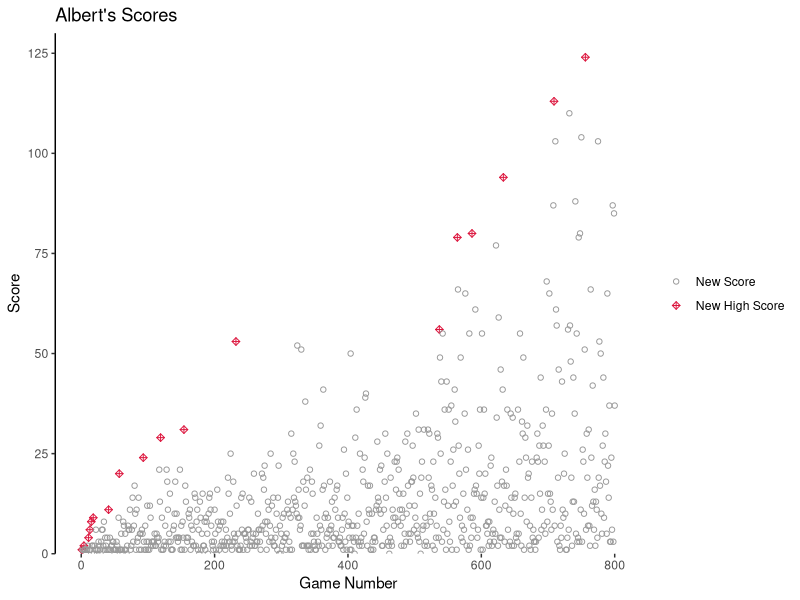
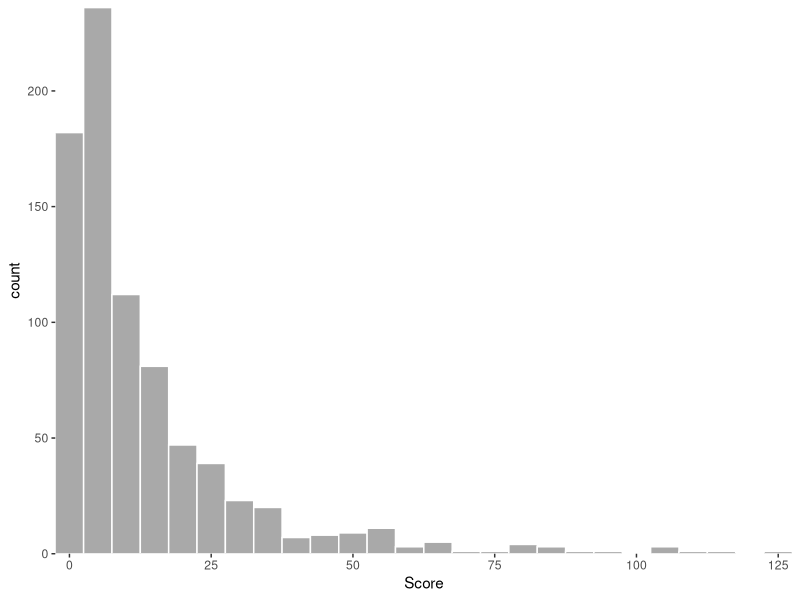
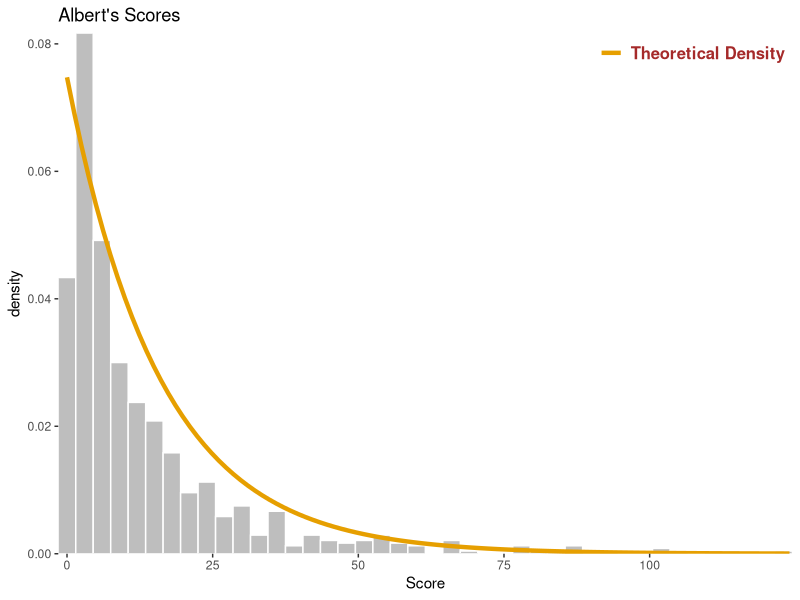
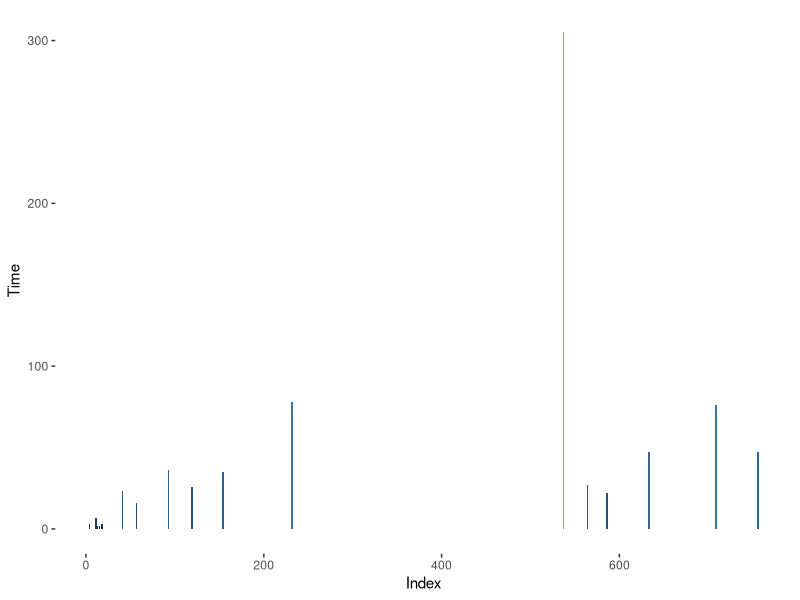
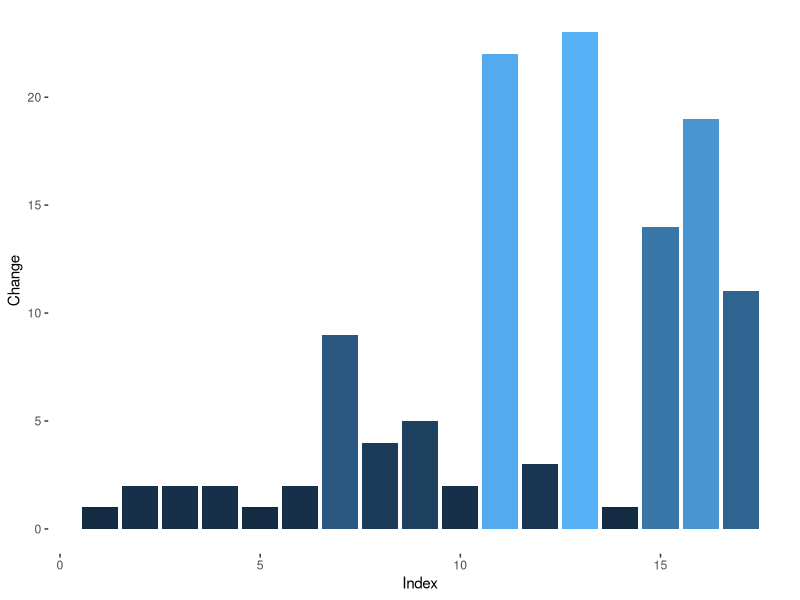
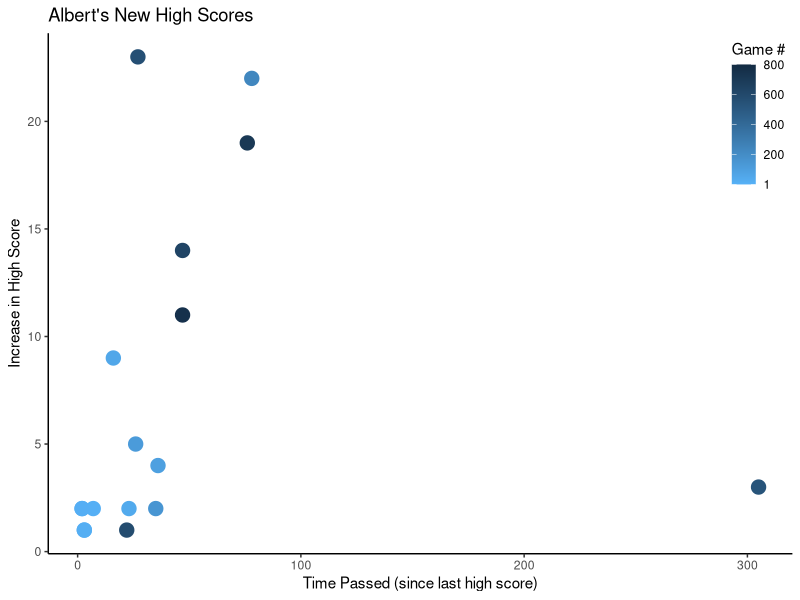

The R script that drew these images, in order:
# Working with Albert's data
library(ggplot2)

# Read data
setwd('Flappy Bird')
albert <- read.table("scores_Albert.txt", quote="\"")
albert$index = 1:nrow(albert)
albert$highscore = 0
colnames(albert) = c("Score", "Index", "High_Score")

# Get list of new high scores
max = 0
high_scores = c()
high_index = c()
for(i in 1:nrow(albert)){
  if(albert$Score[i]>max){
    high_scores = c(high_scores, albert$Score[i])
    high_index = c(high_index, i)
    max = albert$Score[i]
    albert[i, 3] = 1
  }
}

# Scatter plot with high scores labeled
# Colors http://www.cookbook-r.com/Graphs/Colors_(ggplot2)/
cbPalette <- c("#999999", "#DC143C")

ggplot(data=albert, aes(Index, Score)) + 
  geom_point(aes(color = as.factor(High_Score), 
                 shape = as.factor(High_Score))) + 
  scale_colour_manual(values=cbPalette, labels=c("New Score","New High Score")) + 
  scale_shape_manual(values=c(1,9), labels=c("New Score","New High Score")) + 
  scale_y_continuous(expand = c(0,0), limits=c(0, 130)) +
  labs(title = "Albert's Scores", x = "Game Number") +
  theme(panel.background = element_blank(),
        axis.line.y = element_line(colour = "black"),
        legend.key = element_blank(),
        legend.title = element_blank()) 

# Histogram of Counts
ggplot(data=albert, aes(x=Score)) + 
  geom_histogram(stat="bin", binwidth=5, color = "white", fill="darkgray") +  
  theme(panel.background = element_blank(),
        panel.grid.major.x = element_blank(),
        panel.grid.minor.x = element_blank()) +
  scale_x_continuous(expand = c(0,0)) + 
  scale_y_continuous(expand = c(0,0))

# Histogram of Density
ggplot(data=albert, aes(x=Score)) + 
  geom_histogram(aes(y = ..density..), binwidth=3, color = "white", fill="gray") +  
  #geom_density(color="#009E73") + 
  stat_function(fun = dgeom, args = list(x=seq(0,100), prob=1/mean(albert$Score)), 
                aes(color="#E69F00"), size=1.5) +
  theme(panel.background = element_blank(),
        panel.grid.major.x = element_blank(),
        panel.grid.minor.x = element_blank(),
        legend.title = element_blank(), legend.key = element_blank(),
        legend.text = element_text(colour="brown", size=12,face = "bold"),
        legend.justification = c(1,1), legend.position = c(1,1)) +
  scale_x_continuous(expand = c(0,0)) + 
  scale_y_continuous(expand = c(0,0)) +
  scale_colour_manual(values = c("#E69F00", "blue", "green", "orange"),
                      labels = c("Theoretical Density")) +
  labs(title="Albert's Scores")

# Times between new high scores
times = as.data.frame(diff(high_index))
times$index = high_index[-1]
colnames(times) = c("Time", "Index")
## Plot
ggplot(data = times, aes(x=Index, y=Time)) + 
  geom_bar(stat="identity", aes(fill=Time^(1/4))) +
  theme(panel.background = element_blank()) + 
  guides(fill=FALSE)

# Change between new high scores
delta = as.data.frame(diff(high_scores))
delta$index = 1:nrow(delta)
colnames(delta) = c("Change","Index")
## Plot
ggplot(data = delta, aes(x=Index, y=Change)) + 
  geom_bar(stat="identity", aes(fill=Change)) +
  theme(panel.background = element_blank()) + 
  guides(fill=FALSE)

# Scatter plot of time versus increase
test = cbind.data.frame(times$Index,times$Time,delta$Change)
colnames(test) = c("Index","Time","Change")
ggplot(data = test, aes(x=Time, y=Change)) + 
  geom_point(aes(color=Index, size=2)) +
  theme(panel.background = element_blank(),
        axis.line = element_line(colour = "black"),
        legend.justification = c(1,1), legend.position = c(1,1)) + 
  guides(size=F) + 
  scale_color_gradient(name="Game #", 
                       breaks=rev(c(1,200,400,600,800)), 
                       labels=rev(c(1,200,400,600,800)),
                       limits=c(1,800),
                       high = "#132B43", low = "#56B1F7") +
  labs(title="Albert's New High Scores", y="Increase in High Score",
       x="Time Passed (since last high score)")
  
